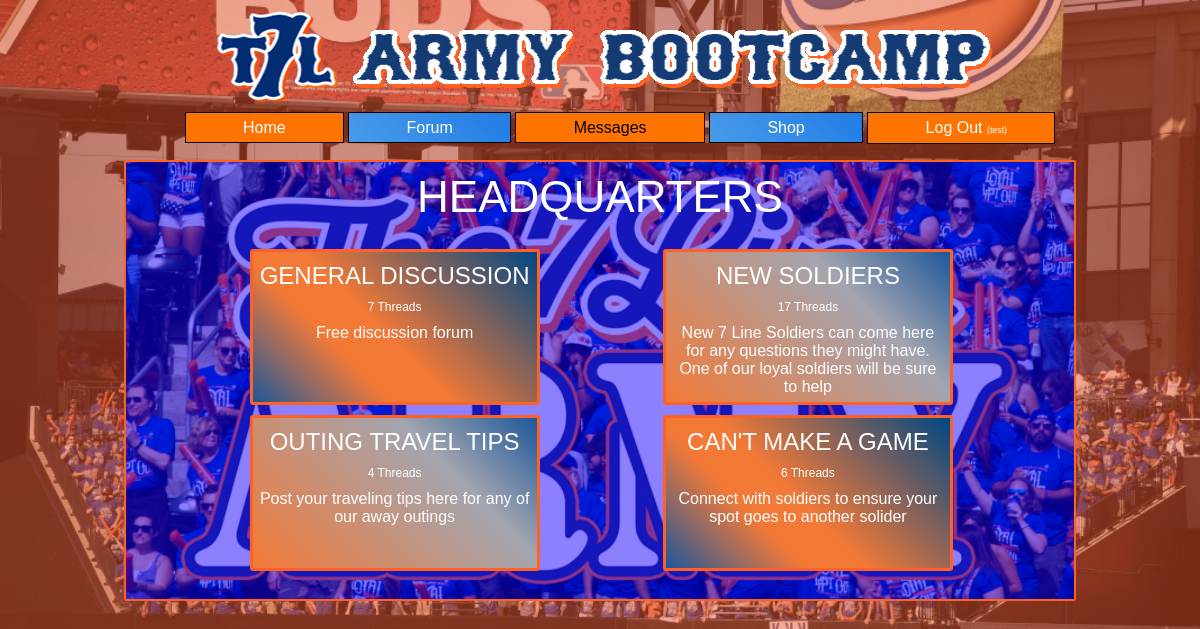
The app's page /board_home.php (signed in) with its own data.
### tables this page shows
CREATE TABLE `boards` (
  `board_id` int(11) NOT NULL,
  `board_name` varchar(50) NOT NULL,
  `description` varchar(200) NOT NULL,
  `icon` varchar(200) NOT NULL
);

### board_home.php (the view, shortened to what this page needs)
<?php
	include("session.php");
	$dsn = 'mysql:host=localhost;dbname=7line';
	$username="root";
	$password="";
	try {
     $db = new PDO($dsn, $username, $password);
    }
    catch (PDOException $e)
    {
        die("Cannot select DB");
        exit();
    }
	$board_query = 	"SELECT board_id, board_name, description,
					(SELECT COUNT(t.thread_id)
					FROM threads t
					WHERE t.board_id = b.board_id) as num_threads
					FROM boards b";
	$results = $db->query($board_query);
	$i = 1;
	include('header.php');
?>
	<div id="bd_home">
		<h3>Headquarters</h3>
		<ul id="bd_list">
			<?php foreach ($results as $result) : ?>
			<?php $board_link = 'threads.php?board_id='.$result['board_id']; ?>
				<li><div class="board_divs" id="<?php echo "boards".$i; ?>">
					<a class="bd_name link_btn" href="<?php echo $board_link;?>"><?php echo $result['board_name']; ?></a>
					<a class="bd_thrd_ct link_btn" href="<?php echo $board_link;?>"><?php echo $result['num_threads']; ?> Threads</a>
					<a class="bd_desc link_btn" href="<?php echo $board_link;?>"><?php echo $result['description']; ?></a>
				</div></li>
			<?php $i= $i+1; ?>
			<?php endforeach; ?>
		</ul>
	</div>
</body>
</html>

### css/t7l.css (style rules this page uses)
html { height: 100%; width: 100%; font-family: "Roboto Slab",Helvetica,Arial,sans-serif; }
body { background-image: url("../images/background.jpg"); background-size: cover; background-position: center; }
#bd_home { overflow: auto; margin-left: auto; margin-right: auto; width: 80%; background: #004684; background: -moz-linear-gradient(45deg, #004684 0%, #207cca 50%, #004684 100%); background: -webkit-linear-gradient(45deg, #004684 0%,#207cca 50%,#004684 100%); background: linear-gradient(45deg, #004684 0%,#207cca 50%,#004684 100%); background: #004684 url("../images/t7l.jpg"); background-position: center; background-size: cover; background-repeat: no-repeat; border-radius: 2px 2px 2px 2px; -moz-border-radius: 2px 2px 2px 2px; -webkit-border-radius: 2px 2px 2px 2px; border: 2px solid #FD6124; }
#bd_home h3 { margin-left: auto; margin-right: auto; margin-top: 1%; margin-bottom: 1%; text-align: center; font-size: 275%; font-weight: 200; color: white; text-transform: uppercase; }
#bd_list { display: inline; list-style: none; }
.board_divs { width: 30%; margin-left: 13%; height: 150px; float: left; clear: right; text-align: center; border-radius: 3px 3px 3px 3px; -moz-border-radius: 3px 3px 3px 3px; -webkit-border-radius: 3px 3px 3px 3px; border: 3px solid #FD6124; }
.board_divs a { width: 95%; display: block; margin-top: 10px; }
#boards3, #boards4 { margin-top: 1%; margin-bottom: 3%; }
#boards2, #boards3 { background: -moz-linear-gradient(45deg, rgba(243,121,55,1) 0%, rgba(170,161,165,1) 62%, rgba(163,165,176,1) 68%, rgba(30,87,153,1) 100%); background: -webkit-linear-gradient(45deg, rgba(243,121,55,1) 0%,rgba(170,161,165,1) 62%,rgba(163,165,176,1) 68%,rgba(30,87,1532,1) 100%); background: linear-gradient(45deg, rgba(243,121,55,1) 0%,rgba(170,161,165,1) 62%,rgba(163,165,176,1) 68%,rgba(30,87,153,1) 100%); }
#boards1, #boards4 { background: -moz-linear-gradient(45deg, rgba(30,87,153,1) 0%, rgba(243,121,55,1) 32%, rgba(243,121,55,1) 38%, rgba(243,121,55,1) 46%, rgba(0,71,132,1) 100%); background: -webkit-linear-gradient(45deg, rgba(30,87,153,1) 0%,rgba(243,121,55,1) 32%,rgba(243,121,55,1) 38%,rgba(243,121,55,1) 46%,rgba(0,71,132,1) 100%); background: linear-gradient(45deg, rgba(30,87,153,1) 0%,rgba(243,121,55,1) 32%,rgba(243,121,55,1) 38%,rgba(243,121,55,1) 46%,rgba(0,71,132,1) 100%); }
.link_btn { border: none; background: transparent; font-size: medium; color: white; margin-left: auto; margin-right: auto; cursor: pointer; text-decoration: none; }
.bd_name { font-size: 150%; width: 95%; margin-top: 10%; text-transform: uppercase; }
.bd_desc { word-break: break-word; white-space: pre-wrap; width: 90%; margin-top: 8%; font-size: medium; }
.bd_thrd_ct { font-size: 75%; }

### records on screen
boards: board_name "GENERAL DISCUSSION", num_threads "7", description "Free discussion forum"
boards: board_name "NEW SOLDIERS", num_threads "17", description "New 7 Line Soldiers can come here for any questions they might have. One of our loyal soldiers will be sure to help"
boards: board_name "OUTING TRAVEL TIPS", num_threads "4", description "Post your traveling tips here for any of our away outings"
boards: board_name "CAN'T MAKE A GAME", num_threads "6", description "Connect with soldiers to ensure your spot goes to another solider"

### other values on screen
$user "test"
